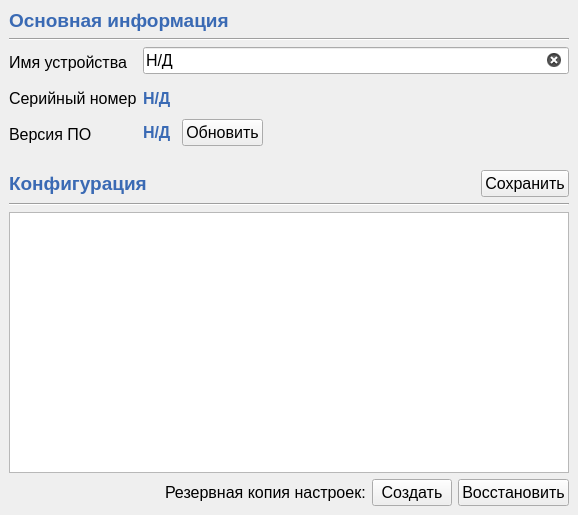
<?xml version="1.0" encoding="UTF-8"?>
<ui version="4.0">
 <class>SettingsView</class>
 <widget class="QWidget" name="SettingsView">
  <property name="geometry">
   <rect>
    <x>0</x>
    <y>0</y>
    <width>578</width>
    <height>515</height>
   </rect>
  </property>
  <property name="windowTitle">
   <string>Form</string>
  </property>
  <layout class="QVBoxLayout" name="verticalLayout_5">
   <property name="spacing">
    <number>0</number>
   </property>
   <property name="leftMargin">
    <number>0</number>
   </property>
   <property name="topMargin">
    <number>0</number>
   </property>
   <property name="rightMargin">
    <number>0</number>
   </property>
   <property name="bottomMargin">
    <number>0</number>
   </property>
   <item>
    <widget class="QStackedWidget" name="stackedWidget">
     <property name="styleSheet">
      <string notr="true">#serialNumber, #softwareVersion, #deviceMainHeader, #deviceConfigHeader {
	font-weight: 900;
	color: #3A6AB4;
}

#deviceMainHeader, #deviceConfigHeader {
	font-size: 14pt;
}</string>
     </property>
     <property name="currentIndex">
      <number>0</number>
     </property>
     <widget class="QWidget" name="mainPage">
      <layout class="QVBoxLayout" name="verticalLayout">
       <item>
        <widget class="QLabel" name="deviceMainHeader">
         <property name="text">
          <string>Основная информация</string>
         </property>
        </widget>
       </item>
       <item>
        <widget class="Line" name="line_17">
         <property name="orientation">
          <enum>Qt::Horizontal</enum>
         </property>
        </widget>
       </item>
       <item>
        <layout class="QFormLayout" name="formLayout">
         <item row="0" column="0">
          <widget class="QLabel" name="deviceNameLabel_4">
           <property name="sizePolicy">
            <sizepolicy hsizetype="Expanding" vsizetype="Minimum">
             <horstretch>0</horstretch>
             <verstretch>0</verstretch>
            </sizepolicy>
           </property>
           <property name="minimumSize">
            <size>
             <width>0</width>
             <height>30</height>
            </size>
           </property>
           <property name="font">
            <font>
             <pointsize>12</pointsize>
            </font>
           </property>
           <property name="text">
            <string>Имя устройства</string>
           </property>
          </widget>
         </item>
         <item row="0" column="1">
          <widget class="QLineEdit" name="name">
           <property name="font">
            <font>
             <pointsize>12</pointsize>
            </font>
           </property>
           <property name="text">
            <string notr="true">Н/Д</string>
           </property>
           <property name="maxLength">
            <number>48</number>
           </property>
           <property name="placeholderText">
            <string/>
           </property>
           <property name="clearButtonEnabled">
            <bool>true</bool>
           </property>
          </widget>
         </item>
         <item row="1" column="0">
          <widget class="QLabel" name="deviceSerialNumberLabel_4">
           <property name="sizePolicy">
            <sizepolicy hsizetype="Expanding" vsizetype="Minimum">
             <horstretch>0</horstretch>
             <verstretch>0</verstretch>
            </sizepolicy>
           </property>
           <property name="minimumSize">
            <size>
             <width>0</width>
             <height>30</height>
            </size>
           </property>
           <property name="font">
            <font>
             <pointsize>12</pointsize>
            </font>
           </property>
           <property name="text">
            <string>Серийный номер</string>
           </property>
          </widget>
         </item>
         <item row="1" column="1">
          <widget class="QLabel" name="serialNumber">
           <property name="sizePolicy">
            <sizepolicy hsizetype="Expanding" vsizetype="Minimum">
             <horstretch>0</horstretch>
             <verstretch>0</verstretch>
            </sizepolicy>
           </property>
           <property name="font">
            <font>
             <pointsize>12</pointsize>
             <weight>99</weight>
             <bold>true</bold>
            </font>
           </property>
           <property name="text">
            <string notr="true">Н/Д</string>
           </property>
          </widget>
         </item>
         <item row="2" column="0">
          <widget class="QLabel" name="deviceSoftwareVersionLabel_4">
           <property name="sizePolicy">
            <sizepolicy hsizetype="Expanding" vsizetype="Minimum">
             <horstretch>0</horstretch>
             <verstretch>0</verstretch>
            </sizepolicy>
           </property>
           <property name="minimumSize">
            <size>
             <width>0</width>
             <height>30</height>
            </size>
           </property>
           <property name="font">
            <font>
             <pointsize>12</pointsize>
            </font>
           </property>
           <property name="text">
            <string>Версия ПО</string>
           </property>
          </widget>
         </item>
         <item row="2" column="1">
          <layout class="QHBoxLayout" name="horizontalLayout">
           <property name="spacing">
            <number>10</number>
           </property>
           <item>
            <widget class="QLabel" name="softwareVersion">
             <property name="font">
              <font>
               <pointsize>12</pointsize>
               <weight>99</weight>
               <bold>true</bold>
              </font>
             </property>
             <property name="text">
              <string notr="true">Н/Д</string>
             </property>
            </widget>
           </item>
           <item>
            <widget class="QPushButton" name="updateFirmwareBtn">
             <property name="font">
              <font>
               <pointsize>12</pointsize>
              </font>
             </property>
             <property name="text">
              <string>Обновить</string>
             </property>
            </widget>
           </item>
           <item>
            <spacer name="horizontalSpacer">
             <property name="orientation">
              <enum>Qt::Horizontal</enum>
             </property>
             <property name="sizeHint" stdset="0">
              <size>
               <width>40</width>
               <height>20</height>
              </size>
             </property>
            </spacer>
           </item>
          </layout>
         </item>
        </layout>
       </item>
       <item>
        <spacer name="spacer">
         <property name="sizeType">
          <enum>QSizePolicy::Fixed</enum>
         </property>
         <property name="sizeHint" stdset="0">
          <size>
           <width>20</width>
           <height>15</height>
          </size>
         </property>
        </spacer>
       </item>
       <item>
        <layout class="QHBoxLayout" name="horizontalLayout_14">
         <item>
          <widget class="QLabel" name="deviceConfigHeader">
           <property name="text">
            <string>Конфигурация</string>
           </property>
          </widget>
         </item>
         <item>
          <spacer name="horizontalSpacer_10">
           <property name="orientation">
            <enum>Qt::Horizontal</enum>
           </property>
           <property name="sizeHint" stdset="0">
            <size>
             <width>40</width>
             <height>20</height>
            </size>
           </property>
          </spacer>
         </item>
         <item>
          <widget class="QPushButton" name="saveChangesBtn">
           <property name="font">
            <font>
             <pointsize>12</pointsize>
            </font>
           </property>
           <property name="text">
            <string>Сохранить</string>
           </property>
          </widget>
         </item>
        </layout>
       </item>
       <item>
        <widget class="Line" name="line_18">
         <property name="orientation">
          <enum>Qt::Horizontal</enum>
         </property>
        </widget>
       </item>
       <item>
        <widget class="QTableView" name="configTable">
         <property name="minimumSize">
          <size>
           <width>560</width>
           <height>0</height>
          </size>
         </property>
         <property name="font">
          <font>
           <family>Tahoma</family>
           <pointsize>12</pointsize>
          </font>
         </property>
         <property name="editTriggers">
          <set>QAbstractItemView::NoEditTriggers</set>
         </property>
         <property name="alternatingRowColors">
          <bool>true</bool>
         </property>
         <property name="selectionMode">
          <enum>QAbstractItemView::SingleSelection</enum>
         </property>
         <property name="selectionBehavior">
          <enum>QAbstractItemView::SelectRows</enum>
         </property>
        </widget>
       </item>
       <item>
        <layout class="QHBoxLayout" name="horizontalLayout_15">
         <item>
          <spacer name="horizontalSpacer_11">
           <property name="orientation">
            <enum>Qt::Horizontal</enum>
           </property>
           <property name="sizeHint" stdset="0">
            <size>
             <width>40</width>
             <height>20</height>
            </size>
           </property>
          </spacer>
         </item>
         <item>
          <widget class="QLabel" name="deviceBackupLabel_4">
           <property name="font">
            <font>
             <pointsize>12</pointsize>
            </font>
           </property>
           <property name="text">
            <string>Резервная копия настроек:</string>
           </property>
          </widget>
         </item>
         <item>
          <widget class="QPushButton" name="createBackupBtn">
           <property name="font">
            <font>
             <pointsize>12</pointsize>
            </font>
           </property>
           <property name="text">
            <string>Создать</string>
           </property>
          </widget>
         </item>
         <item>
          <widget class="QPushButton" name="restoreBackupBtn">
           <property name="font">
            <font>
             <pointsize>12</pointsize>
            </font>
           </property>
           <property name="text">
            <string>Восстановить</string>
           </property>
          </widget>
         </item>
        </layout>
       </item>
      </layout>
     </widget>
    </widget>
   </item>
  </layout>
 </widget>
 <resources/>
 <connections/>
 <slots>
  <slot>saveChanges()</slot>
  <slot>updateFirmware()</slot>
  <slot>createBackup()</slot>
  <slot>restoreBackup()</slot>
  <slot>selectModule(QModelIndex)</slot>
 </slots>
</ui>
